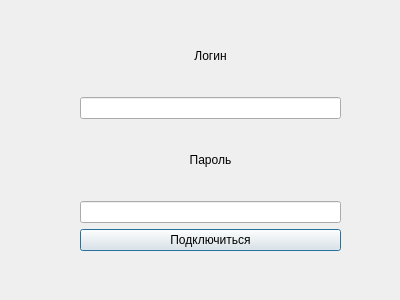
<?xml version="1.0" encoding="UTF-8"?>
<ui version="4.0">
 <class>Dialog</class>
 <widget class="QDialog" name="Dialog">
  <property name="geometry">
   <rect>
    <x>0</x>
    <y>0</y>
    <width>400</width>
    <height>300</height>
   </rect>
  </property>
  <property name="windowTitle">
   <string>Dialog</string>
  </property>
  <widget class="QWidget" name="verticalLayoutWidget">
   <property name="geometry">
    <rect>
     <x>80</x>
     <y>20</y>
     <width>261</width>
     <height>231</height>
    </rect>
   </property>
   <layout class="QVBoxLayout" name="verticalLayout">
    <item>
     <widget class="QLabel" name="label_3">
      <property name="text">
       <string>Логин</string>
      </property>
      <property name="alignment">
       <set>Qt::AlignCenter</set>
      </property>
     </widget>
    </item>
    <item>
     <widget class="QLineEdit" name="lineEdit_3"/>
    </item>
    <item>
     <widget class="QLabel" name="label_4">
      <property name="text">
       <string>Пароль</string>
      </property>
      <property name="alignment">
       <set>Qt::AlignCenter</set>
      </property>
     </widget>
    </item>
    <item>
     <widget class="QLineEdit" name="lineEdit_4">
      <property name="echoMode">
       <enum>QLineEdit::Password</enum>
      </property>
     </widget>
    </item>
    <item>
     <widget class="QPushButton" name="pushButton">
      <property name="text">
       <string>Подключиться</string>
      </property>
     </widget>
    </item>
   </layout>
  </widget>
 </widget>
 <resources/>
 <connections/>
</ui>
